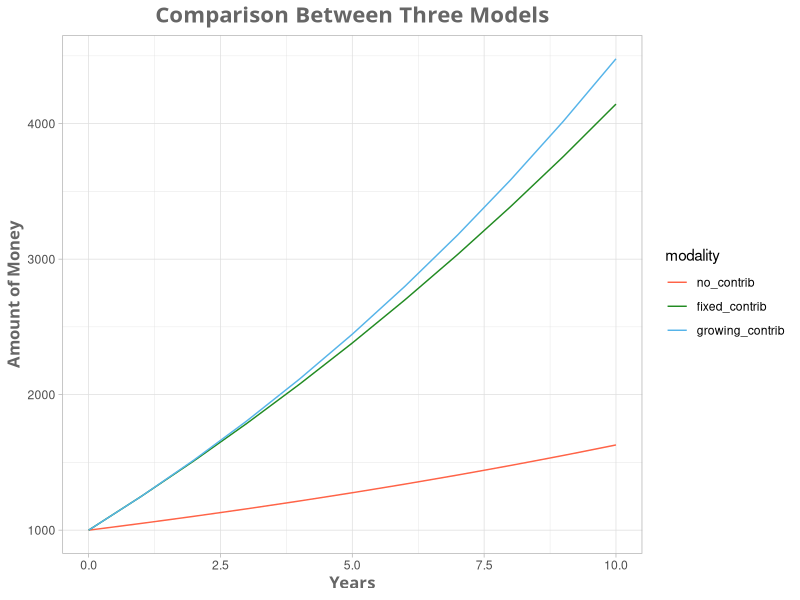
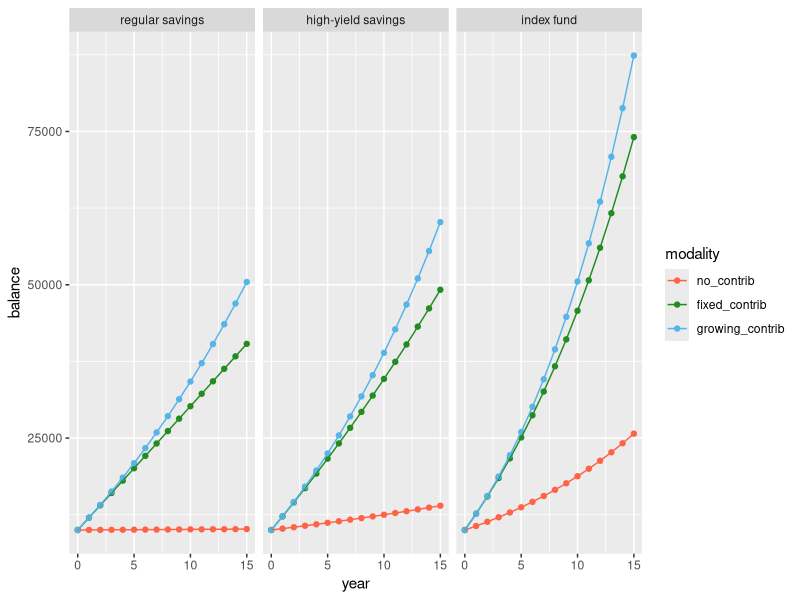

These figures' R source, in order:
## ---- chunk 1
knitr::opts_chunk$set(echo = TRUE, error = TRUE)
## ---- chunk 2
library(ggplot2)
## ---- chunk 3
future_value <- function(amount, rate, years) {
  return(amount * (1 + rate) ** years)
}
## ---- chunk 4
future_value(amount = 100, rate = 0.05, years = 1)
future_value(amount = 500, rate = 0.05, years = 5)
future_value(amount = 1000, rate = 0.05, years = 10)
## ---- chunk 5
annuity <- function(contrib, rate, years) {
  return(contrib * (((1 + rate) ** years) - 1) / rate)
}
## ---- chunk 6
annuity(contrib = 200, rate = 0.05, years = 1)
annuity(contrib = 200, rate = 0.05, years = 2)
annuity(contrib = 200, rate = 0.05, years = 10)
## ---- chunk 7
growing_annuity <- function(contrib, rate, growth, years) {
  return(contrib * (((1 + rate) ** years - (1 + growth) ** years) / (rate - growth)))
}
## ---- chunk 8
growing_annuity(contrib = 200, rate = 0.05, growth = 0.03, years = 1)
growing_annuity(contrib = 200, rate = 0.05, growth = 0.03, years = 2)
growing_annuity(contrib = 200, rate = 0.05, growth = 0.03, years = 10)
## ---- chunk 9
no_contrib = c(1000)
fixed_contrib = c(1000)
growing_contrib = c(1000)
for (i in 1: 10) {
  no_contrib = append(no_contrib, future_value(1000, 0.05, i))
  fixed_contrib = append(fixed_contrib, future_value(1000, 0.05, i) + annuity(200, 0.05, i))
  growing_contrib = append(growing_contrib, future_value(1000, 0.05, i) + growing_annuity(200, 0.05, 0.03, i))
}
year = 0:10
modalities = data.frame(year, no_contrib, fixed_contrib, growing_contrib)
modalities
## ---- chunk 10
ggplot(data = modalities) + 
  labs(x = "Years", y = "Amount of Money") +
  ggtitle("Comparison Between Three Models") +
  geom_line(aes(x = year, y = no_contrib, group = 1, color = "#FF6347")) + 
  geom_line(aes(x = year, y = fixed_contrib, group = 2, color = "blue")) + 
  geom_line(aes(x = year, y = growing_contrib, group = 3, color = "green")) +
  scale_color_manual(name  ="modality",
                    labels = c("no_contrib", "fixed_contrib", "growing_contrib"),
                    values = c("#FF6347", "#228B22", "#56B4E9")
                    ) +
  theme_light() +
  theme(plot.title = element_text(family = "Trebuchet MS", color = "#666666", face ="bold", size = 16, hjust = 0.5)) +
  theme(axis.title = element_text(family = "Trebuchet MS", color ="#666666", face ="bold", size = 12))
## ---- chunk 11
no_contrib_regular = c(10000)
no_contrib_highy = c(10000)
no_contrib_index = c(10000)
fixed_contrib_regular = c(10000)
fixed_contrib_highy = c(10000)
fixed_contrib_index = c(10000)
growing_contrib_regular = c(10000)
growing_contrib_highy = c(10000)
growing_contrib_index = c(10000)


for (i in 1: 15) {
  no_contrib_regular = append(no_contrib_regular, future_value(10000, 0.001, i))
  no_contrib_highy = append(no_contrib_highy, future_value(10000, 0.0225, i))
  no_contrib_index = append(no_contrib_index, future_value(10000, 0.065, i))
  
  fixed_contrib_regular = append(fixed_contrib_regular, future_value(10000, 0.001, i) + annuity(2000, 0.001, i))
  fixed_contrib_highy = append(fixed_contrib_highy, future_value(10000, 0.0225, i) + annuity(2000, 0.0225, i))
  fixed_contrib_index = append(fixed_contrib_index, future_value(10000, 0.065, i) + annuity(2000, 0.065, i))
  
  growing_contrib_regular = append(growing_contrib_regular, future_value(10000, 0.001, i) + growing_annuity(2000, 0.001, 0.04, i))
  growing_contrib_highy = append(growing_contrib_highy, future_value(10000, 0.0225, i) + growing_annuity(2000, 0.0225, 0.04, i))
  growing_contrib_index = append(growing_contrib_index, future_value(10000, 0.065, i) + growing_annuity(2000, 0.065, 0.04, i))
}

#no_contrib_regular
#no_contrib_highy
#no_contrib_index
#fixed_contrib_regular
#fixed_contrib_highy
#fixed_contrib_index
#growing_contrib_regular
#growing_contrib_highy
#growing_contrib_index
## ---- chunk 12
years = 0:15
name = c("Year", "NoContribution", "FixedContribution", "GrowingContribution", "Rates")
regular = data.frame(years, no_contrib_regular, fixed_contrib_regular, growing_contrib_regular)
regular$rates = "1"
#regular = t(regular)
names(regular) = name
#regular

highy = data.frame(years, no_contrib_highy, fixed_contrib_highy, growing_contrib_highy)
highy$rates = "2"
#highy = t(highy)
names(highy) = name
#highy

index = data.frame(years, no_contrib_index, fixed_contrib_index, growing_contrib_index)
index$rates = "3"
names(index) = name
#index = t(index)
#index

ratenames <- c("1" = "regular savings", "2" = "high-yield savings", "3" ="index fund")

total = rbind(rbind(regular, highy), index)
total
## ---- chunk 13
tt <- ggplot(data = total) +  
      geom_point(aes(x = Year, y = NoContribution, color = "#FF6347")) +
      geom_point(aes(x = Year, y = FixedContribution, color = "blue")) +
      geom_point(aes(x = Year, y = GrowingContribution, color = "green")) +
      geom_line(aes(x = Year, y = NoContribution, color = "#FF6347")) +
      geom_line(aes(x = Year, y = FixedContribution, color = "blue")) +
      geom_line(aes(x = Year, y = GrowingContribution, color = "green")) +
      facet_wrap(~Rates, labeller = as_labeller(ratenames)) +
      ylab("balance") +
      xlab("year") +
      labs(colour = "modality") +
      scale_color_manual(labels = c("no_contrib", "fixed_contrib", "growing_contrib"), values = c("#FF6347", "#228B22", "#56B4E9"))
tt
